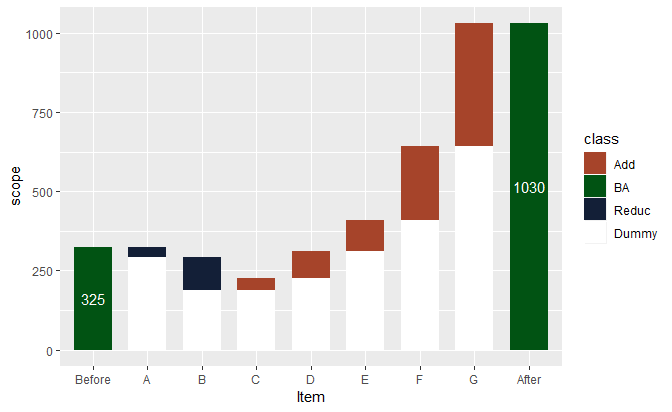

Recreate this plot in R.
#瀑布图（解释每一个季度的业绩啊，涨幅等）
library(readxl)
library(ggplot2)
library(dplyr)
library(tidyr)
dat<-read_xlsx('E:/R WORK SPACE/Data Files/瀑布图.xlsx')
Color<-c("#A6442A","#015313","#131F37","#FFFFFF")
dat1<-gather(dat,class,scope,-Item)
Item<-c('Before','A','B','C','D','E','F','G','After')
dat1$class<-factor(dat1$class,levels=c("Add","BA","Reduc","Dummy"),order=T)
p<-ggplot()+geom_bar(data = dat1,aes(Item,scope,fill=class),stat = 'identity',position = 'stack',width = 0.7)+scale_x_discrete(limits=Item)+scale_fill_manual(values=Color)

#向上面标注数值
p1<-p+geom_text(data = dat,aes(Item,BA/2),label=ifelse(dat$BA==0,'',dat$BA),col='white')
